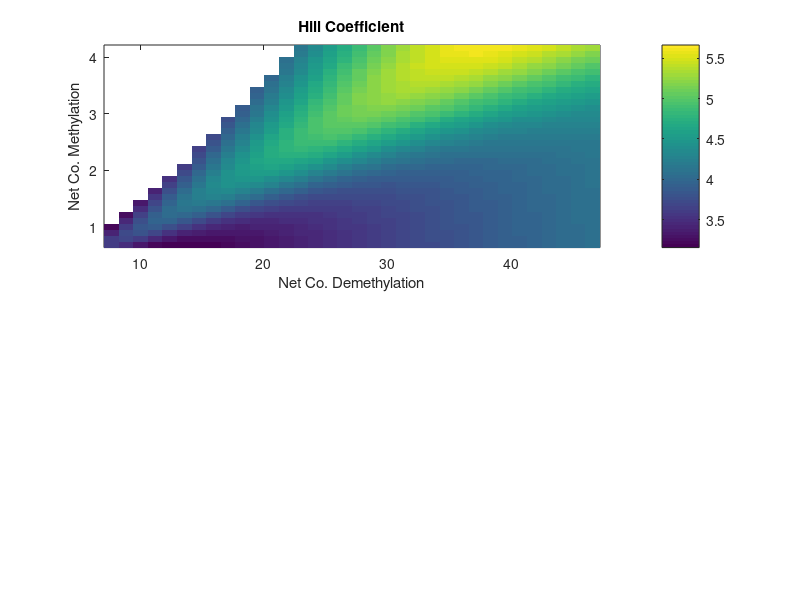

The MATLAB source for this figure: (Note: this script raises an error after producing the figure.)
close all
clear

%load in the WT parameters that were used as baseline
load('Fit_HUES8WT_CpGsOnly_Chr1_3517.mat','Parameters','DistLength');
p=Parameters;
k1 = p(1);
k2=p(2);
k3=p(3);
k4=p(4);
k6=p(6);
k8=p(8);
k9=p(9);
k11=p(11);
k13=p(13);
k14=p(14);
DLm=DistLength(6);
DLu=DistLength(9);

FS=14;

Nt=24; %cell cycle time
HyperVal=0.8; %cutoff for hypermeth
HypoVal=0.2; %cutoff for hypometh
NCpG=27;

k2t=k2+k14;
k4t=k4+k13;
WTW=1;%k1*k3;
WTE=(k2t*k4t)/(k1*k3);
WTCoE=k9*k11/(k2t*k4t);
WTCoW=k6*k8/(k1*k3);


load Keepn
load KeepED50
load KeepCoW
load KeepCoE
yax=KeepCoW(:,1);
xax=KeepCoE(1,:);


nmin=3; %min Hill coeff for colorscale
nmax=5.5;
emin=0.01; %min ED50 for colorsacle
emax=0.5; 
KeepFlag=zeros(size(KeepED50));
KeepFlag(KeepED50==0)=1;
nmin=min(Keepn(KeepFlag==0));
nmax=max(Keepn(KeepFlag==0));
Keepn(KeepFlag>0)=nan;
KeepED50(KeepFlag>0)=nan;

figure(1)
subplot(2,1,1)
pcolor(xax,yax,Keepn)
colorbar
shading flat
colorbar
title('Hill Coefficient')
xlabel('Net Co. Demethylation')
ylabel('Net Co. Methylation')
colormap(parula)
caxis([nmin nmax])
axis square
hold on
a3=plot(WTCoE,WTCoW,'p','MarkerSize',30,'MarkerFaceColor','m','MarkerEdgeColor','k')
set(gca,'FontSize',14,'FontName','Times')


subplot(2,1,2)
pcolor(xax,yax,KeepED50)
colorbar
shading flat
colorbar
title('ED50')
xlabel('Net Co. Demethylation')
ylabel('Net Co. Methylation')
hold on
a3=plot(WTCoE,WTCoW,'p','MarkerSize',30,'MarkerFaceColor','m','MarkerEdgeColor','k')
colormap(parula)
caxis([emin emax])
axis square
set(gca,'FontSize',14,'FontName','Times')
%set(gca,'Position',getpos)

print -dpng ParamSweepFig_CoMeth

%MaKe FIg 2- the net methylation
load KeepnN
load KeepED50N
load KeepKN 
load KeepNormW 
load KeepRelE 

yax=KeepNormW(:,1);
xax=KeepRelE(9,:);

KeepFlag=zeros(size(KeepED50N));
KeepFlag(KeepED50N==0)=1;
nmin=min(KeepnN(KeepFlag==0));
nmax=max(KeepnN(KeepFlag==0));
KeepED50N(KeepFlag>0)=nan;
KeepnN(KeepFlag>0)=nan;

figure(2)
subplot(2,1,1)
pcolor(xax,yax,KeepnN)
colorbar
shading flat
colorbar
title('Hill Coefficient')
xlabel('Relative Net Demethylation')
ylabel('Normalized Net Methylation')
colormap(parula)
caxis([nmin nmax])
axis square
hold on

WTW=1;%yax(9);
a3=plot(WTE,WTW,'p','MarkerSize',30,'MarkerFaceColor','m','MarkerEdgeColor','k')
set(gca,'FontSize',FS,'FontName','Times')
%getpos=get(gca,'Position');

subplot(2,1,2)
pcolor(xax,yax,KeepED50N)
shading flat
colorbar
title('ED50')
xlabel('Relative Net Demethylation')
ylabel('Normalized Net Methylation')
hold on
%a1=plot(CoEax,KeepEqW,'-y','LineWidth',2)
%a2=plot(CoEax,KeepEqW2,'-m','LineWidth',2)
a3=plot(WTE,WTW,'p','MarkerSize',30,'MarkerFaceColor','m','MarkerEdgeColor','k')
colormap(parula)
caxis([emin emax])
axis square
set(gca,'FontSize',FS,'FontName','Times')
%set(gca,'Position',getpos)
print -dpng ParamSweepFig_NetMeth

%make FIg 3 - distance lengthscale

load KeepnD 
load KeepED50D 
load KeepKD 
load WriteAxD 
load EraseAxD 
nmax=10;

KeepFlag=zeros(size(KeepED50D));
KeepFlag(KeepED50D==0)=1;
nmin=min(KeepnD(KeepFlag==0));
nmax=max(KeepnD(KeepFlag==0));
KeepED50D(KeepFlag>0)=nan;
KeepnD(KeepFlag>0)=nan;

figure(3)
subplot(2,1,1)
pcolor(EraseAxD,WriteAxD,KeepnD)
colorbar
shading flat
colorbar
title('Hill Coefficient')
xlabel('Length Co. Demethylation (bp)')
ylabel('Length Co. Methylation (bp)')
colormap(parula)
caxis([nmin nmax])
axis square
hold on
WTWD=DLm;%WriteAxD(getwta);
WTED=DLu;%EraseAxD(getwtb);
a3=plot(WTED,WTWD,'p','MarkerSize',30,'MarkerFaceColor','m','MarkerEdgeColor','k')
set(gca,'FontSize',FS,'FontName','Times')
%getpos=get(gca,'Position');


subplot(2,1,2)
pcolor(EraseAxD,WriteAxD,KeepED50D)
colorbar
shading flat
colorbar
title('ED50')
xlabel('Length Co. Demethylation (bp)')
ylabel('Length Co. Methylation (bp)')
hold on
a3=plot(WTED,WTWD,'p','MarkerSize',30,'MarkerFaceColor','m','MarkerEdgeColor','k')
colormap(parula)
caxis([emin emax])
axis square
set(gca,'FontSize',FS,'FontName','Times')
%set(gca,'Position',getpos)
print -dpng ParamSweepFig_Dist


%uncomment below to plot some representative parameter sets

% Parameters=[k1,k2,k3,k4,0,k6,0,k8,k9,0,k11,0,k13,k14];
% DLu=DL;
% DLm=DL;
% DistLength=[0,0,0,0,DLm,DLm,DLm,DLm,DLu,DLu,DLu,DLu];
% JustPlotCurves_NoData(Parameters,DistLength,4)
% alphau=1.55;
% alpham=1;
% k9=k9*alphau;
% k11=k11*alphau;
% k6=k6*alpham;
% k8=k8*alpham;
% Parameters=[k1,k2,k3,k4,0,k6,0,k8,k9,0,k11,0,k13,k14];
% DLm=100;
% DLu=DL;
% DistLength=[0,0,0,0,DLm,DLm,DLm,DLm,DLu,DLu,DLu,DLu];
% 
% JustPlotCurves_NoData(Parameters,DistLength,4)
% % NCoE=k9*k11/(k2t*k4t);
% % NCoW=k6*k8/(k1*k3);
% % figure(1)
% % subplot(2,1,1)
% % a4=plot(NCoE,NCoW,'p','MarkerSize',30,'MarkerFaceColor','c','MarkerEdgeColor','k')
% 
% % Parameters=[k1,k2,k3,k4,0,k6,0,k8,k9,0,k11,0,k13,k14];
% % k9=k9*3;
% % Parameters=[k1,k2,k3,k4,0,k6,0,k8,k9,0,k11,0,k13,k14];
% % DLm=170;
% % %DLu=50;
% % DistLength=[0,0,0,0,DLm,DLm,DLm,DLm,DLu,DLu,DLu,DLu];
% % 
% % JustPlotCurves_NoData(Parameters,DistLength,4)






